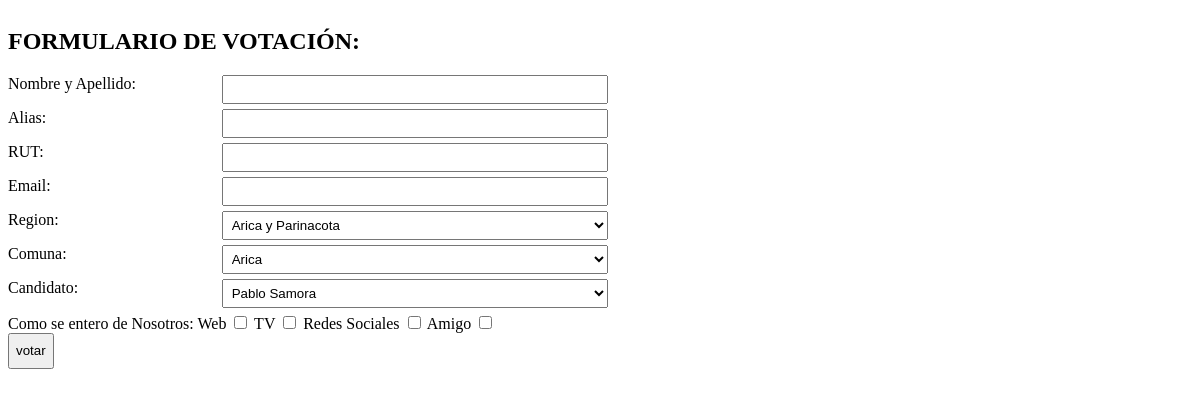
The page / on the database its author committed.
### tables this page shows
CREATE TABLE `medio_contacto` (
  `id` int(20) NOT NULL,
  `descripcion` varchar(50) NOT NULL
);

### Conexion.php (called while the page is built, shortened)
<?php
class Conexion
{
    private function conectar() {
        try {
            $this->conexion_db = new PDO(LINK, USUARIO, PASS);
        } catch (PDOException $e) {
            echo 'Error de conexión: ' . $e->getMessage();
        }
    }
}

### controlador.php (called while the page is built, shortened)
<?php
require "Conexion.php";
include_once 'models/Region.php';
include_once 'models/Comuna.php';
include_once 'models/Candidato.php';
include_once 'models/Medio_comunica.php';
$Oregiones = new Region();
$regiones = $Oregiones->getRegiones();
$Ocomunas = new Comuna();
$comunas = $Ocomunas->getComunas($regiones[0]->getId());
$Ocandidato = new Candidato();
$candidatos = $Ocandidato->getCandidatos();
$OmedioComunica = new Medio_comunica();
$medio_comunica = $OmedioComunica->getMedio_comunica();
?>

### models/Region.php (called while the page is built, shortened)
<?php
class Region extends Conexion
{
    private $id;
    private $nombre;
    public function setId($valor)
    {
        $this->id = $valor;
    }
    public function getId()
    {
        return $this->id;
    }
    public function setNombre($valor)
    {
        $this->nombre = $valor;
    }
    public function getNombre()
    {
        return $this->nombre;
    }
    public function getRegiones()
    {
        try {
            $sql = 'SELECT * FROM regiones';
            $stmt = $this->conexion_db->prepare($sql);
            $stmt->execute();
            $resultados = $stmt->fetchAll(PDO::FETCH_ASSOC);
            $objetos = [];
            foreach ($resultados as $region) {
                $oRegion = new Region();
                $oRegion->setId($region['id']);
                $oRegion->setNombre($region['region']);
                array_push($objetos, $oRegion);
            }
        } catch (PDOException $e) {
            echo 'Error de conexión: ' . $e->getMessage();
        }
        return $objetos;
    }
}

### models/Comuna.php (called while the page is built, shortened)
<?php
class Comuna extends Conexion implements JsonSerializable
{
    private $id;
    private $nombre;
    public function setId($valor)
    {
        $this->id = $valor;
    }
    public function getId()
    {
        return $this->id;
    }
    public function setNombre($valor)
    {
        $this->nombre = $valor;
    }
    public function getNombre()
    {
        return $this->nombre;
    }
    public function getComunas($codigoRegion)
    {
        try {
            $sql = 'SELECT comunas.id, comunas.nombre
            FROM comunas
            INNER JOIN regiones ON (regiones.id = comunas.region_id)
            WHERE regiones.id = :codigoRegion';
            $stmt = $this->conexion_db->prepare($sql);
            $stmt->bindParam(':codigoRegion', $codigoRegion, PDO::PARAM_INT);
            $stmt->execute();
            $resultados = $stmt->fetchAll(PDO::FETCH_ASSOC);
            $objetos = [];
            foreach ($resultados as $comuna) {
                $oComuna = new Comuna();
                $oComuna->setId($comuna['id']);
                $oComuna->setNombre($comuna['nombre']);
                array_push($objetos, $oComuna);
            }
        } catch (PDOException $e) {
            echo 'Error de conexión: ' . $e->getMessage();
        }
        return ($objetos);
    }
}

### models/Candidato.php (called while the page is built, shortened)
<?php
class Candidato extends Conexion
{
    private $id;
    private $nombreCompleto;
    public function setId($valor)
    {
        $this->id = $valor;
    }
    public function getId()
    {
        return $this->id;
    }
    public function setNombreCompleto($valor)
    {
        $this->nombreCompleto = $valor;
    }
    public function getNombreCompleto()
    {
        return $this->nombreCompleto;
    }
    public function getCandidatos()
    {
        try {
            $sql = 'SELECT * FROM candidato';
            $stmt = $this->conexion_db->prepare($sql);
            $stmt->execute();
            $resultados = $stmt->fetchAll(PDO::FETCH_ASSOC);
            $objetos = [];
            foreach ($resultados as $candidato) {
                $oCandidato = new Candidato();
                $oCandidato->setId($candidato['id']);
                $oCandidato->setNombreCompleto($candidato['nombre_completo']);
                array_push($objetos, $oCandidato);
            }
        } catch (PDOException $e) {
            echo 'Error de conexión: ' . $e->getMessage();
        }
        return ($objetos);
    }
}

### models/Medio_comunica.php (called while the page is built, shortened)
<?php
class Medio_comunica extends Conexion
{
    private $id;
    private $descripcion;
    public function setId($valor)
    {
        $this->id = $valor;
    }
    public function getId()
    {
        return $this->id;
    }
    public function setDescripcion($valor)
    {
        $this->descripcion = $valor;
    }
    public function getDescripcion()
    {
        return $this->descripcion;
    }
    public function getMedio_comunica()
    {
        try {
            $sql = 'SELECT * FROM medio_contacto';
            $stmt = $this->conexion_db->prepare($sql);
            $stmt->execute();
            $resultados = $stmt->fetchAll(PDO::FETCH_ASSOC);
            $objetos = [];
            foreach ($resultados as $medio_comunica) {
                $oCandidato = new Medio_comunica();
                $oCandidato->setId($medio_comunica['id']);
                $oCandidato->setDescripcion($medio_comunica['descripcion']);
                array_push($objetos, $oCandidato);
            }
        } catch (PDOException $e) {
            echo 'Error de conexión: ' . $e->getMessage();
        }
        return ($objetos);
    }
}

### index.php (the view, shortened to what this page needs)
<?php
include_once 'controlador.php';
?>
<!DOCTYPE html>
<html>
<head>
</head>
<body>
    <div class="container">
        <h2>FORMULARIO DE VOTACIÓN:</h2>
        <form class="formulario" id="form" action="index.php" method="POST" onsubmit="procesarFormulario(event)">
            <div class="form-group">
                <label for="nombre_apellido">Nombre y Apellido:</label>
                <input type="text" id="nombre_apellido" name="nombre_apellido">
            </div>
            <div class="form-group">
                <label for="alias">Alias:</label>
                <input type="text" id="alias" name="alias">
            </div>
            <div class="form-group">
                <label for="rut">RUT:</label>
                <input type="text" id="rut" name="rut">
            </div>
            <div class="form-group">
                <label for="email">Email:</label>
                <input type="text" id="email" name="email">
            </div>
            <div class="form-group">
                <label for="id_region">Region:</label>
                <select id="id_region" name="id_region" onchange="enviarSeleccionado(this.value)">
                    <?php
                    foreach ($regiones as $region) {
                        ?>
                        <option <?php
                        if (isset($_POST['id_region'])) {
                            echo $_POST['id_region'] == $region->getId() ? "selected" : "";
                        } else {
                            echo "Entro";
                        }
                        ?>
                            value="<?php echo $region->getId() ?>"><?php echo $region->getNombre() ?></option>
                        <?php
                    }
                    ?>
                </select>
            </div>
            <div class="form-group">
                <label for="comuna">Comuna:</label>
                <select id="id_comuna" name="id_comuna">
                    <?php
                    if (isset($comunas)) {
                        foreach ($comunas as $comuna) {
                            ?>
                            <option value="<?php echo $comuna->getId() ?>"><?php echo $comuna->getNombre() ?></option>
                            <?php
                        }
                    }
                    ?>
                </select>
            </div>
            <div class="form-group">
                <label for="candidato">Candidato:</label>
                <select id="candidato" name="candidato">
                    <?php
                    if (isset($candidatos)) {
                        foreach ($candidatos as $candidato) {
                            ?>
                            <option value="<?php echo $candidato->getId() ?>"><?php echo $candidato->getNombreCompleto() ?></option>
                            <?php
                        }
                    }
                    ?>
                </select>
            </div>
            <div id="cheboxs">
                <label for="medio_comunica">Como se entero de Nosotros:</label>
                <?php
                if (isset($medio_comunica)) {
                    foreach ($medio_comunica as $medio) {
                        ?>
                        <?php echo $medio->getDescripcion() ?>
                        <input type="checkbox" value="<?php echo $medio->getId() ?> " name="<?php echo $medio->getId() ?> ">
                        <?php
                    }
                }
                ?>
            </div>
            <div class="form-group">
                <br></br>
                <button type="submit">votar</button>
            </div>
        </form>
    </div>
</body>
</html>

### styles/formulario.php (style rules this page uses)
.container { display: flex; flex-direction: column; height: 100vh; }
.formulario { border-color: black; border-width: 20px; display: flex; flex-wrap: wrap; max-width: 600px; }
.form-group { display: flex; flex-basis: 100%; margin-bottom: 5px; }
.form-group label { flex-basis: 37%; margin-right: 10px; }
.form-group input, .form-group select, .form-group textarea { flex-basis: 70%; padding: 5px; }

### rows shown on the page
medio_contacto: descripcion "Web"
medio_contacto: descripcion "TV"
medio_contacto: descripcion "Redes Sociales"
medio_contacto: descripcion "Amigo"

### other values the page prints
form field id_region "Arica y Parinacota"
form field id_comuna "Arica"
form field candidato "Pablo Samora"
